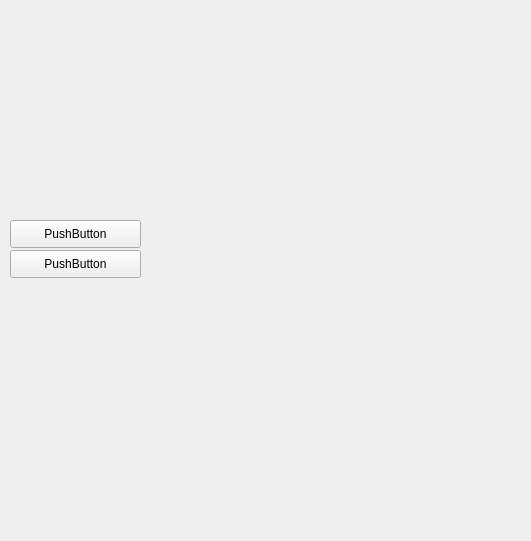
<ui version="4.0" >
 <class>Calculator</class>
 <widget class="QWidget" name="Calculator" >
  <property name="windowModality" >
   <enum>Qt::NonModal</enum>
  </property>
  <property name="geometry" >
   <rect>
    <x>0</x>
    <y>0</y>
    <width>531</width>
    <height>541</height>
   </rect>
  </property>
  <property name="sizePolicy" >
   <sizepolicy vsizetype="Preferred" hsizetype="Preferred" >
    <horstretch>100</horstretch>
    <verstretch>100</verstretch>
   </sizepolicy>
  </property>
  <property name="maximumSize" >
   <size>
    <width>166666</width>
    <height>16777215</height>
   </size>
  </property>
  <property name="baseSize" >
   <size>
    <width>100</width>
    <height>100</height>
   </size>
  </property>
  <property name="contextMenuPolicy" >
   <enum>Qt::NoContextMenu</enum>
  </property>
  <property name="windowTitle" >
   <string>Calculator Builder</string>
  </property>
  <widget class="QPushButton" name="pushButton" >
   <property name="geometry" >
    <rect>
     <x>10</x>
     <y>250</y>
     <width>131</width>
     <height>28</height>
    </rect>
   </property>
   <property name="text" >
    <string>PushButton</string>
   </property>
  </widget>
  <widget class="QPushButton" name="pushButton_2" >
   <property name="geometry" >
    <rect>
     <x>10</x>
     <y>220</y>
     <width>131</width>
     <height>28</height>
    </rect>
   </property>
   <property name="text" >
    <string>PushButton</string>
   </property>
  </widget>
 </widget>
 <resources/>
 <connections/>
</ui>
